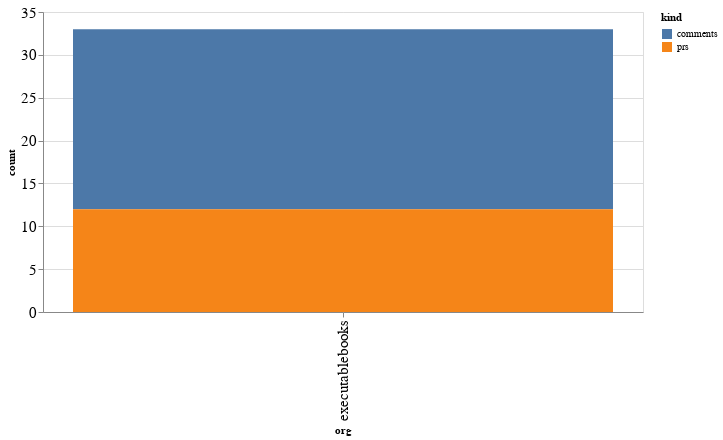

The notebook cell this image was saved under:
### Code cell
alt.Chart(org_summaries, width=600).mark_bar().encode(
    x='org',
    y='count',
    color='kind',
    tooltip="org"
)

### Figure 1 — Vega-Lite specification as saved in the notebook (floating-point values rounded to 4 significant figures)
{"config": {"axisLeft": {"labelFontSize": 15}, "axisBottom": {"labelFontSize": 15}}, "data": {"name": "data-5a9aee269b31978bb8855af9c736950f"}, "mark": "bar", "encoding": {"color": {"type": "nominal", "field": "kind"}, "tooltip": {"type": "nominal", "field": "org"}, "x": {"type": "nominal", "field": "org"}, "y": {"type": "quantitative", "field": "count"}}, "width": 600, "$schema": "https://vega.github.io/schema/vega-lite/v4.8.1.json", "datasets": {"data-5a9aee269b31978bb8855af9c736950f": [{"org": "executablebooks", "kind": "comments", "count": 21}, {"org": "executablebooks", "kind": "prs", "count": 12}]}}
